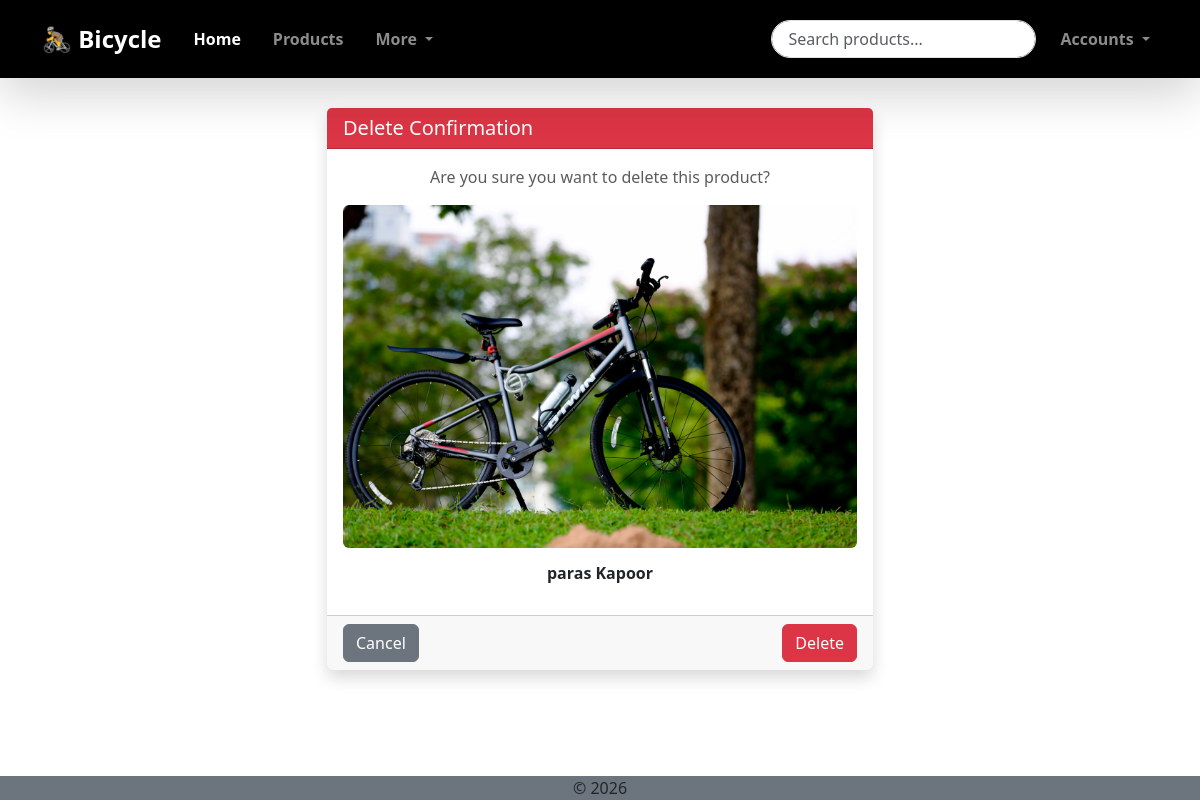
Screenshot of /products/del/1 with the database file from the repository.
### products/models.py (models this page shows, shortened)
class Product(models.Model):
    title = models.CharField(max_length=255)
    category = models.ForeignKey(Category, on_delete=models.SET_NULL, null=True, blank = True)
    desc = models.TextField(max_length=500)
    thumbnail = models.ImageField(upload_to='products/thumbnails/')
    price = models.PositiveIntegerField()
    stock = models.PositiveIntegerField()
    added_at = models.DateTimeField(auto_now_add=True)
    updated_at = models.DateTimeField(auto_now=True)

### products/views.py (the view)
# urls.py: path('del/<int:pk>', views.DeleteProduct.as_view(), name='del_product'),
class DeleteProduct(DeleteView):
    model = Product
    template_name = 'products/del_product.html'
    success_url = reverse_lazy('product_list')
    context_object_name = 'product'

### templates/products/del_product.html (shortened to what this page needs)
{% extends 'base/base.html' %}
{% block content %}
<section class="container py-5">
    <div class="row justify-content-center">
        <div class="col-md-6">
            <div class="card shadow border-0">
                <div class="card-header bg-danger text-white">
                    <h5 class="mb-0">Delete Confirmation</h5>
                </div>
                <div class="card-body text-center">
                    <p class="mb-3 text-muted">
                        Are you sure you want to delete this product?
                    </p>
                    <img src="{{ product.thumbnail.url }}"
                         class="img-fluid rounded mb-3"
                         alt="Product Image">
                    <h6 class="fw-bold">{{ product.title }}</h6>
                </div>
                <div class="card-footer d-flex justify-content-between">
                    <a href="{% url 'product_list' %}" class="btn btn-secondary">
                        Cancel
                    </a>
                    <form method="post">
                        <button type="submit" class="btn btn-danger">
                            Delete
                        </button>
                    </form>
                </div>
            </div>
        </div>
    </div>
</section>
{% endblock %}

### static/css/style.css (style rules this page uses)
* { padding: 0; margin: 0; box-sizing: border-box; }
body { padding-top: 60px; padding-bottom: 50px; }
.card { transition: all 0.2s ease-in-out; }

### rows the page displays
Product: thumbnail (picture), title "paras Kapoor"
